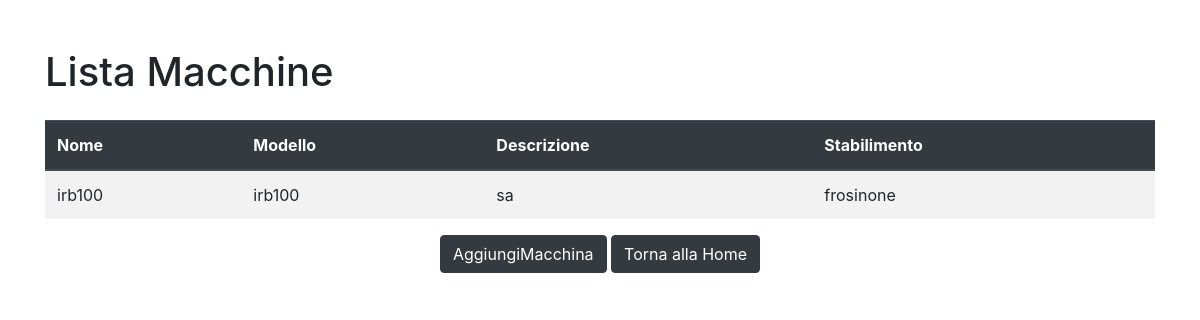
/macchine/, run on an earlier commit of the app's database.
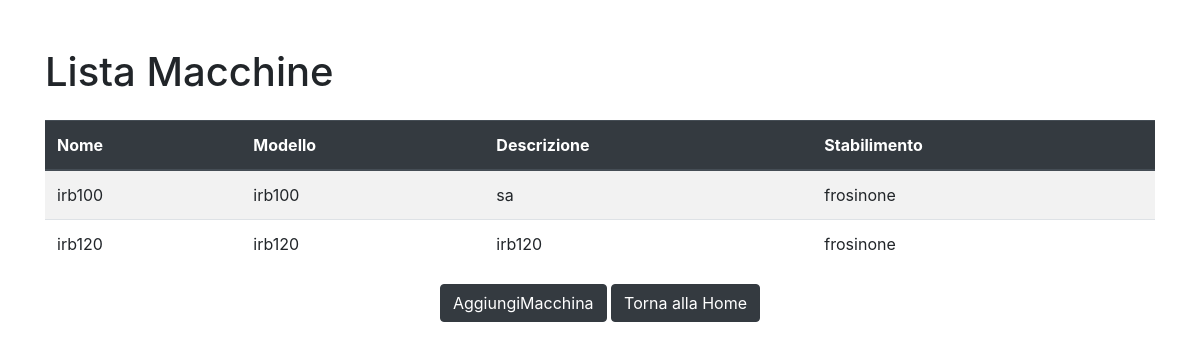
And on a later commit of the database.
### gestione/models.py (models this page shows, shortened)
class Macchinario(models.Model):
    codiceMacchinario = models.CharField(max_length=100,primary_key=True)
    nome = models.CharField(max_length=100)
    descrizione = models.TextField()
    stabilimento = models.ForeignKey(Stabilimento, on_delete=models.CASCADE)
    modello = models.CharField(max_length=24)

class Stabilimento(models.Model):
      nome = models.CharField(max_length=100)
      descrizione = models.TextField()

### gestione/views.py (the view)
# urls.py: path('macchine/', lista_macchine, name='lista_macchine'),
def lista_macchine(request):
    macchine = Macchinario.objects.all()
    return render(request, 'gestione/lista_macchine.html', {'macchine': macchine})

### gestione/templates/gestione/lista_macchine.html (shortened to what this page needs)
<!DOCTYPE html>
<html lang="it">
<head>
    <link href="https://stackpath.bootstrapcdn.com/bootstrap/4.5.2/css/bootstrap.min.css" rel="stylesheet">
</head>
<body>
    <div class="container mt-5">
        <h1 class="mb-4">Lista Macchine</h1>
        <table class="table table-striped">
            <thead class="thead-dark">
                <tr>
                    <th>Nome</th>
                    <th>Modello</th>
                    <th>Descrizione</th>
                    <th>Stabilimento</th>
                </tr>
            </thead>
            <tbody>
                {% for macchine in macchine %}
                    <tr>
                        <td>{{ macchine.nome }}</td>
                        <td>{{ macchine.modello }}</td>
                        <td>{{ macchine.descrizione }}</td>
                        <td>{{ macchine.stabilimento.nome }}</td>
                    </tr>
                {% endfor %}
            </tbody>
        </table>
    </div>
    <div class="text-center">
        <a href="{% url 'aggiungi_macchina' %}" class="btn btn-dark">AggiungiMacchina</a>
       <a href="{% url 'home' %}" class="btn btn-dark">Torna alla Home</a>
    </div>
</body>
</html>

What changed in the data, as far as the page shows it:
added Macchinario: nome "irb120", modello "irb120", descrizione "irb120", stabilimento.nome "frosinone"
